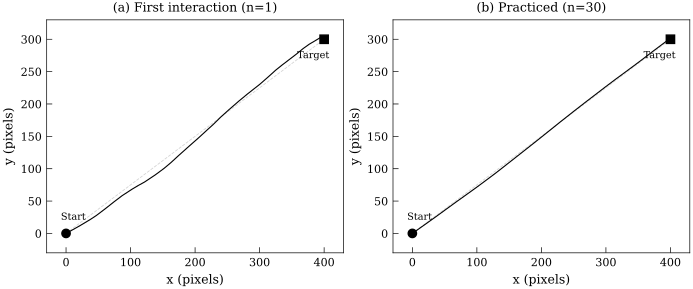

This chart was generated by the following Python code:
#!/usr/bin/env python3
"""Generate Figure 3: WindMouse trajectory comparison.

Two-panel figure showing mouse trajectories before and after muscle memory
adaptation. Panel (a) shows a first interaction with default parameters
(wobbly path), panel (b) shows a practiced interaction with adapted
parameters (nearly straight path).
"""

import math
import random
import matplotlib
matplotlib.use("Agg")
import matplotlib.pyplot as plt

# IEEE-quality settings
plt.rcParams.update({
    "font.family": "serif",
    "font.serif": ["Times New Roman", "Times", "DejaVu Serif"],
    "font.size": 8,
    "axes.labelsize": 9,
    "xtick.labelsize": 8,
    "ytick.labelsize": 8,
    "legend.fontsize": 7,
    "figure.dpi": 300,
    "savefig.dpi": 300,
    "text.usetex": False,
    "axes.linewidth": 0.5,
    "xtick.major.width": 0.5,
    "ytick.major.width": 0.5,
    "xtick.direction": "in",
    "ytick.direction": "in",
    "axes.grid": False,
})

random.seed(42)


def windmouse_path(start_x, start_y, end_x, end_y,
                   gravity=9.0, wind=3.0, max_vel=20.0, homing_dist=12.0):
    """Generate a WindMouse trajectory between two points.

    The algorithm simulates a particle driven by gravity (toward target)
    and wind (random perturbation), producing human-like curved mouse paths.
    """
    points = [(start_x, start_y)]
    sx, sy = float(start_x), float(start_y)
    vx, vy = 0.0, 0.0
    wx, wy = 0.0, 0.0

    while True:
        d = math.hypot(end_x - sx, end_y - sy)
        if d < 1:
            break

        w = min(wind, d)
        m = min(max_vel, d)

        if d >= homing_dist:
            wx = wx / math.sqrt(3) + (random.random() * 2 - 1) * w / math.sqrt(5)
            wy = wy / math.sqrt(3) + (random.random() * 2 - 1) * w / math.sqrt(5)
        else:
            wx /= math.sqrt(3)
            wy /= math.sqrt(3)

        vx += wx + gravity * (end_x - sx) / d
        vy += wy + gravity * (end_y - sy) / d

        v_mag = math.hypot(vx, vy)
        if v_mag > m:
            v_clip = m / 2 + random.random() * m / 2
            ratio = v_clip / v_mag
            vx *= ratio
            vy *= ratio

        sx += vx
        sy += vy
        points.append((sx, sy))

    points.append((float(end_x), float(end_y)))
    return points


START = (0, 0)
END = (400, 300)

# Default parameters (first interaction)
DEFAULT_GRAVITY = 9.0
DEFAULT_WIND = 3.0
DEFAULT_MAX_VEL = 20.0

# Adapted parameters (practiced, n=30), computed from formulas in spatial_cache.py
# factor = min(1.0, log2(30) / 6.0) = 0.8178
ADAPTED_GRAVITY = 9.0 + 0.8178 * 11.0   # 18.0
ADAPTED_WIND = 3.0 * (1.0 - 0.8178 * 0.7)  # 1.28
ADAPTED_MAX_VEL = 20.0 + 0.8178 * 15.0  # 32.27

# Generate trajectories
random.seed(42)
path_novice = windmouse_path(
    START[0], START[1], END[0], END[1],
    gravity=DEFAULT_GRAVITY, wind=DEFAULT_WIND, max_vel=DEFAULT_MAX_VEL
)

random.seed(42)
path_practiced = windmouse_path(
    START[0], START[1], END[0], END[1],
    gravity=ADAPTED_GRAVITY, wind=ADAPTED_WIND, max_vel=ADAPTED_MAX_VEL
)

fig, (ax1, ax2) = plt.subplots(1, 2, figsize=(7.0, 3.0))

MARGIN = 30
XLIM = (-MARGIN, END[0] + MARGIN)
YLIM = (-MARGIN, END[1] + MARGIN)

for ax, path, title in [
    (ax1, path_novice, "(a) First interaction (n=1)"),
    (ax2, path_practiced, "(b) Practiced (n=30)"),
]:
    xs = [p[0] for p in path]
    ys = [p[1] for p in path]

    # Draw the straight-line reference (dashed, light gray)
    ax.plot([START[0], END[0]], [START[1], END[1]],
            color="lightgray", linestyle="--", linewidth=0.6, zorder=1)

    # Draw the trajectory
    ax.plot(xs, ys, color="black", linewidth=0.8, zorder=2)

    # Start marker (circle)
    ax.plot(START[0], START[1], "o", color="black", markersize=6, zorder=3)

    # End marker (square)
    ax.plot(END[0], END[1], "s", color="black", markersize=6, zorder=3)

    # Labels
    ax.text(START[0] - 8, START[1] + 18, "Start", fontsize=7, ha="left", va="bottom")
    ax.text(END[0] + 8, END[1] - 18, "Target", fontsize=7, ha="right", va="top")

    ax.set_xlim(XLIM)
    ax.set_ylim(YLIM)
    ax.set_aspect("equal")
    ax.set_xlabel("x (pixels)")
    ax.set_ylabel("y (pixels)")
    ax.set_title(title, fontsize=9, pad=6)

    # Clean ticks
    ax.tick_params(which="major", direction="in", width=0.5, length=4)

    # Print path stats
    total_dist = sum(
        math.hypot(path[i + 1][0] - path[i][0], path[i + 1][1] - path[i][1])
        for i in range(len(path) - 1)
    )
    straight_dist = math.hypot(END[0] - START[0], END[1] - START[1])
    print(f"{title}: {len(path)} points, path length={total_dist:.0f}px, "
          f"straight={straight_dist:.0f}px, ratio={total_dist / straight_dist:.2f}")

fig.tight_layout(pad=0.5)
fig.savefig("fig3_trajectory.pdf", bbox_inches="tight", pad_inches=0.02)
print("Saved fig3_trajectory.pdf")
